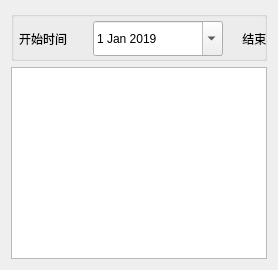
             <widget class="QWidget" name="tab_8">
              <attribute name="title">
               <string>报警数据</string>
              </attribute>
              <layout class="QVBoxLayout" name="verticalLayout">
               <item>
                <widget class="QGroupBox" name="groupBox_10">
                 <property name="minimumSize">
                  <size>
                   <width>0</width>
                   <height>50</height>
                  </size>
                 </property>
                 <property name="title">
                  <string/>
                 </property>
                 <widget class="QPushButton" name="pushButton_46">
                  <property name="geometry">
                   <rect>
                    <x>670</x>
                    <y>10</y>
                    <width>130</width>
                    <height>35</height>
                   </rect>
                  </property>
                  <property name="minimumSize">
                   <size>
                    <width>130</width>
                    <height>35</height>
                   </size>
                  </property>
                  <property name="text">
                   <string>导出数据</string>
                  </property>
                 </widget>
                 <widget class="QLabel" name="label_41">
                  <property name="geometry">
                   <rect>
                    <x>8</x>
                    <y>10</y>
                    <width>71</width>
                    <height>35</height>
                   </rect>
                  </property>
                  <property name="text">
                   <string>开始时间</string>
                  </property>
                 </widget>
                 <widget class="QPushButton" name="pushButton_37">
                  <property name="geometry">
                   <rect>
                    <x>534</x>
                    <y>10</y>
                    <width>130</width>
                    <height>35</height>
                   </rect>
                  </property>
                  <property name="minimumSize">
                   <size>
                    <width>130</width>
                    <height>35</height>
                   </size>
                  </property>
                  <property name="text">
                   <string>查询</string>
                  </property>
                 </widget>
                 <widget class="QLabel" name="label_42">
                  <property name="geometry">
                   <rect>
                    <x>198</x>
                    <y>10</y>
                    <width>141</width>
                    <height>35</height>
                   </rect>
                  </property>
                  <property name="text">
                   <string>          结束时间</string>
                  </property>
                 </widget>
                 <widget class="QDateEdit" name="dateEdit_5">
                  <property name="geometry">
                   <rect>
                    <x>82</x>
                    <y>10</y>
                    <width>130</width>
                    <height>35</height>
                   </rect>
                  </property>
                  <property name="minimumSize">
                   <size>
                    <width>130</width>
                    <height>35</height>
                   </size>
                  </property>
                  <property name="dateTime">
                   <datetime>
                    <hour>0</hour>
                    <minute>0</minute>
                    <second>0</second>
                    <year>2019</year>
                    <month>1</month>
                    <day>1</day>
                   </datetime>
                  </property>
                  <property name="calendarPopup">
                   <bool>true</bool>
                  </property>
                 </widget>
                 <widget class="QDateEdit" name="dateEdit_6">
                  <property name="geometry">
                   <rect>
                    <x>352</x>
                    <y>10</y>
                    <width>130</width>
                    <height>35</height>
                   </rect>
                  </property>
                  <property name="minimumSize">
                   <size>
                    <width>130</width>
                    <height>35</height>
                   </size>
                  </property>
                  <property name="dateTime">
                   <datetime>
                    <hour>0</hour>
                    <minute>0</minute>
                    <second>0</second>
                    <year>2019</year>
                    <month>1</month>
                    <day>1</day>
                   </datetime>
                  </property>
                  <property name="calendarPopup">
                   <bool>true</bool>
                  </property>
                 </widget>
                </widget>
               </item>
               <item>
                <widget class="QTableView" name="tableView_10"/>
               </item>
              </layout>
             </widget>
